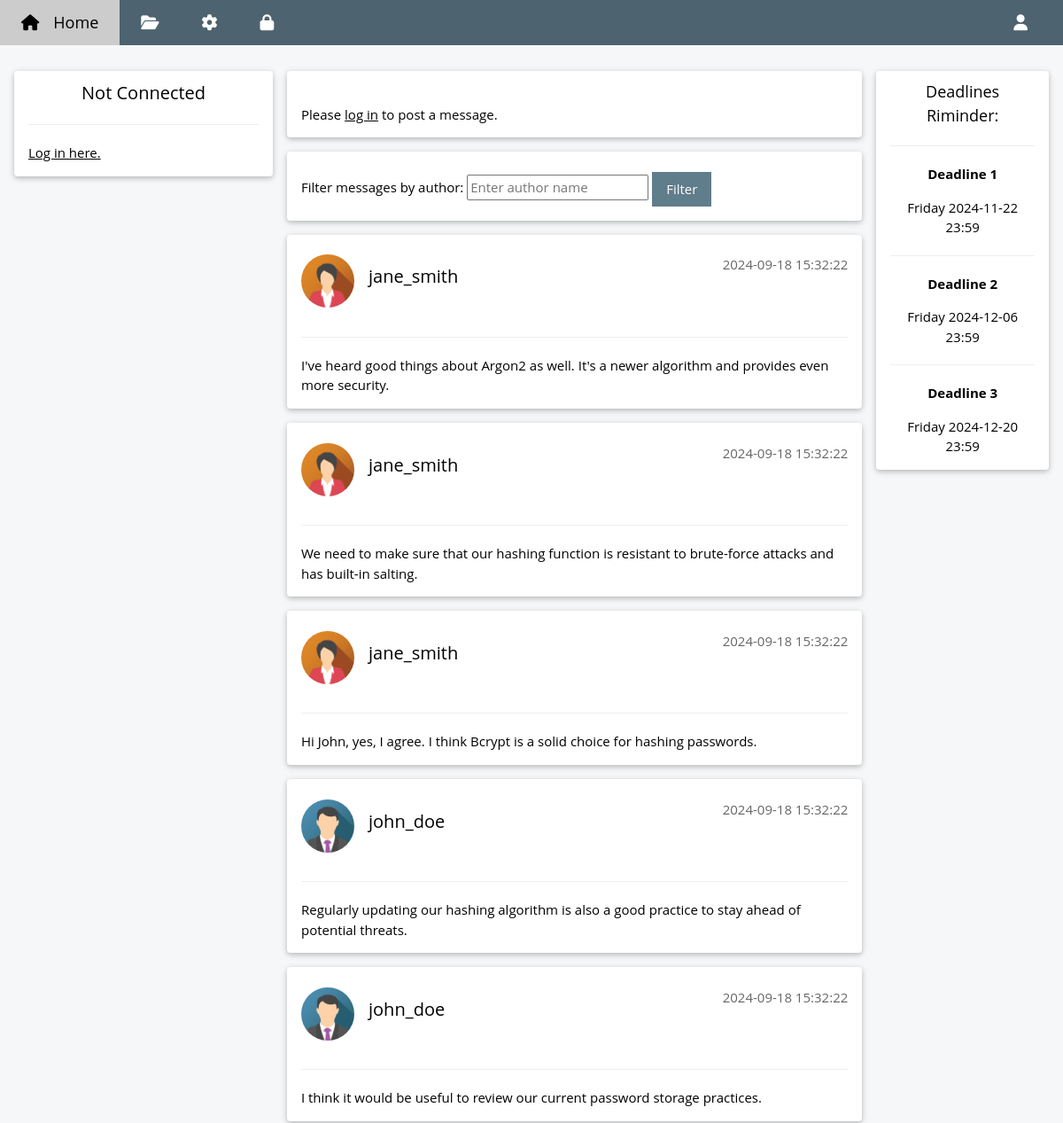
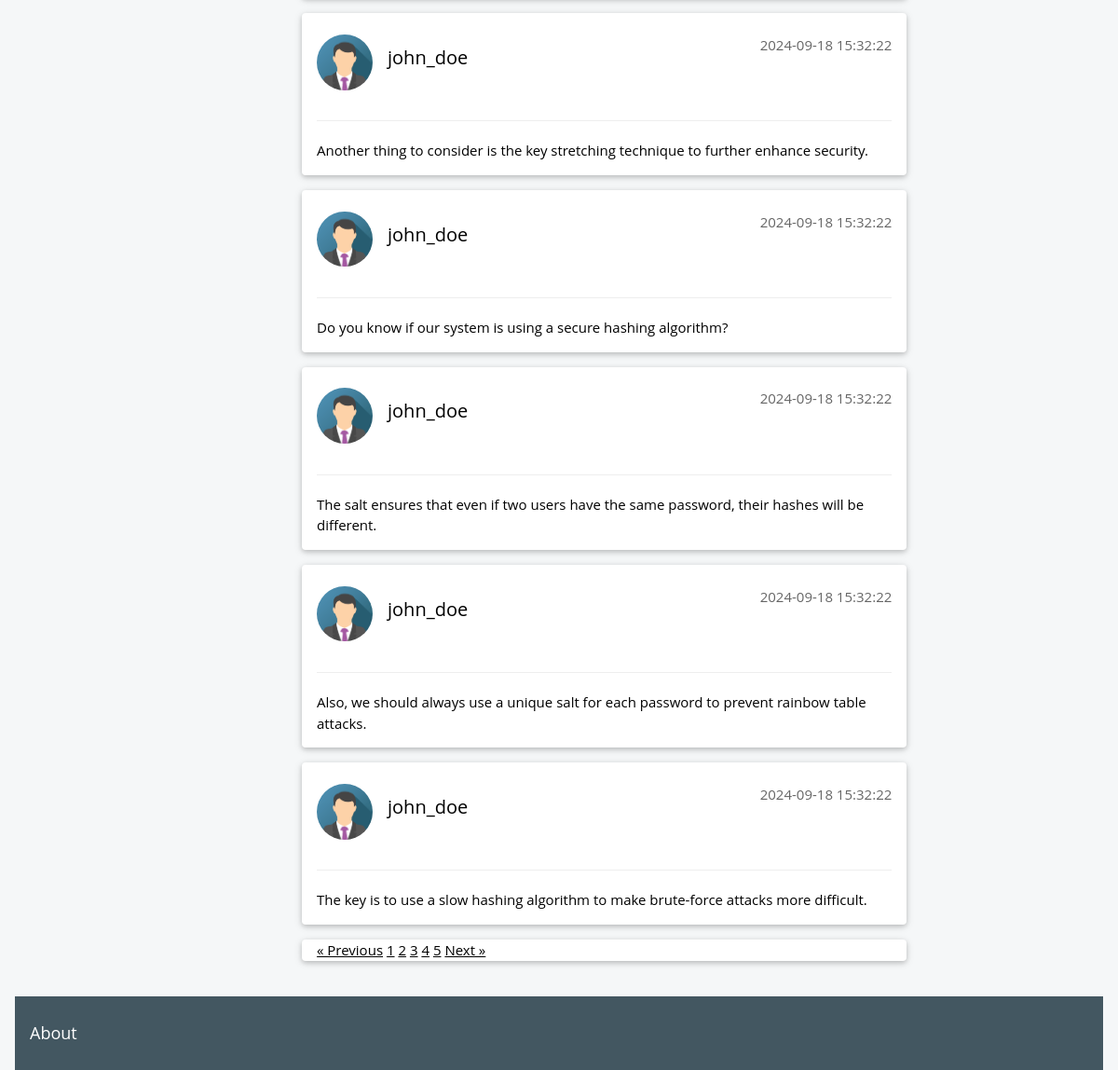
Screenshot of /index.php?page=4&limit=10 with the database file from the repository (2 pictures, top to bottom).
### tables this page shows
CREATE TABLE `messages` (
  `id` int(11) NOT NULL,
  `authorid` int(11) NOT NULL,
  `content` text NOT NULL,
  `date` datetime DEFAULT CURRENT_TIMESTAMP
);

CREATE TABLE `userinfos` (
  `userid` int(11) NOT NULL,
  `birthdate` date DEFAULT NULL,
  `location` varchar(100) DEFAULT NULL,
  `bio` text,
  `avatar` varchar(100) NOT NULL
);

CREATE TABLE `users` (
  `id` int(11) NOT NULL,
  `login` varchar(50) NOT NULL,
  `email` varchar(100) NOT NULL,
  `pwhash` varchar(255) NOT NULL
);

### web/message_board.php (the view, shortened to what this page needs)
<?php
	include 'db_connect.php';
	$limit = isset($_GET['limit']) ? $_GET['limit'] : 10;
	$page = isset($_GET['page']) ? $_GET['page'] : 1;
	$offset = ($page - 1) * $limit;
	if(isset($_GET['filter']) && strlen($_GET['filter']) > 0) {
		$sql2 = "SELECT m.id, m.content, m.date, u.login, i.avatar FROM messages m JOIN users u ON m.authorid = u.id JOIN userinfos i ON u.id = i.userid WHERE u.login='" . $_GET['filter'] . "' ORDER BY date DESC, id DESC LIMIT " . $limit . " OFFSET " . $offset . "";
	} else {
		$sql2 = "SELECT m.id, m.content, m.date, u.login, i.avatar FROM messages m JOIN users u ON m.authorid = u.id JOIN userinfos i ON u.id = i.userid ORDER BY date DESC, id DESC LIMIT " . $limit . " OFFSET " . $offset . "";
	}
	$result = $conn->query($sql2);
	$messages = [];
	if ($result->num_rows > 0) {
		  while($row = $result->fetch_assoc()) {
		      $messages[] = $row;
		  }
	} else {
		  echo "No messages found.";
	}
	$result = $conn->query("SELECT COUNT(*) as total FROM messages");
	$row = $result->fetch_assoc();
	$totalMessages = $row['total'];
	$totalPages = ceil($totalMessages / $limit);
?>
<?php if (isset($_SESSION['user_id'])): ?>
		<div class="w3-container w3-card w3-white w3-round w3-margin-right w3-margin-left w3-margin-bottom"><br>
  		<form action="index.php" method="post">
			  <h6 class="w3-opacity">Publish a message on the public board:</h6>
			  <textarea name="content" contenteditable="true" class="w3-border w3-padding"  style="width: 100%; box-sizing: border-box;" required>Your message.</textarea><br />
			  <div class="w3-margin"></div>
			  <button type="submit" class="w3-button w3-theme w3-padding"><i class="fa fa-pencil"></i>  Post</button>
			  <div class="w3-margin"></div>
  		</form>
    </div>
<?php else: ?>
		<div class="w3-container w3-card w3-white w3-round w3-margin-right w3-margin-left w3-margin-bottom"><br>
			<p>Please <a href="connexion.php">log in</a> to post a message.</p>
		</div>
<?php endif; ?>
		<div class="w3-container w3-card w3-white w3-round w3-margin"><br>
			<form action="index.php" method="GET">
		      <label for="filter">Filter messages by author:</label>
		      <input type="text" id="filter" name="filter" placeholder="Enter author name">
		      <button type="submit" class="w3-button w3-theme w3-padding">Filter</button>
		  </form>
    </div>
<?php foreach ($messages as $msg): ?>
		<div class="w3-container w3-card w3-white w3-round w3-margin"><br>
					<img src="<?php echo $msg['avatar']; ?>" alt="Avatar" class="w3-left w3-circle w3-margin-right" style="width:60px">
					<span class="w3-right w3-opacity"><?php echo htmlspecialchars($msg['date']); ?></span>
					<h4><?php echo htmlspecialchars($msg['login']); ?></h4><br>
					<hr class="w3-clear">
					<p>
        		<?php echo $msg['content']; ?>
        	</p>
    </div>
<?php endforeach; ?>
<div class="w3-container w3-card w3-white w3-round w3-margin">
    <?php if ($page > 1): ?>
        <a href="index.php?page=<?php echo $page - 1; ?>&limit=10">&laquo; Previous</a>
    <?php endif; ?>
    <?php for ($i = 1; $i <= $totalPages; $i++): ?>
        <a href="index.php?page=<?php echo $i; ?>&limit=10" class="<?php echo ($i == $page) ? 'active' : ''; ?>"><?php echo $i; ?></a>
    <?php endfor; ?>
    <?php if ($page < $totalPages): ?>
        <a href="index.php?page=<?php echo $page + 1; ?>&limit=10">Next &raquo;</a>
    <?php endif; ?>
</div>

### web/style/w3.css (style rules this page uses)
*,*:before,*:after { box-sizing:inherit }
html { -ms-text-size-adjust:100%;-webkit-text-size-adjust:100% }
body { margin:0 }
a { background-color:transparent }
img { border-style:none }
hr { box-sizing:content-box;height:0;overflow:visible }
button,input,select,textarea,optgroup { font:inherit;margin:0 }
button,input { overflow:visible }
button,select { text-transform:none }
button,[type=button],[type=reset],[type=submit] { -webkit-appearance:button }
html,body { font-family:Verdana,sans-serif;font-size:15px;line-height:1.5 }
html { overflow-x:hidden }
h4 { font-size:20px }
h1,h2,h3,h4,h5,h6 { font-family:"Segoe UI",Arial,sans-serif;font-weight:400;margin:10px 0 }
hr { border:0;border-top:1px solid #eee;margin:20px 0 }
img { vertical-align:middle }
a { color:inherit }
.w3-btn,.w3-button { border:none;display:inline-block;padding:8px 16px;vertical-align:middle;overflow:hidden;text-decoration:none;color:inherit;background-color:inherit;text-align:center;cursor:pointer;white-space:nowrap }
.w3-btn,.w3-button { -webkit-touch-callout:none;-webkit-user-select:none;-khtml-user-select:none;-moz-user-select:none;-ms-user-select:none;user-select:none }
.w3-container:after,.w3-container:before,.w3-panel:after,.w3-panel:before,.w3-row:after,.w3-row:before,.w3-row-padding:after,.w3-row-padding:before, .w3-cell-row:before,.w3-cell-row:after,.w3-clear:after,.w3-clear:before,.w3-bar:before,.w3-bar:after { content:"";display:table;clear:both }
.w3-circle { border-radius:50% }
.w3-round,.w3-round-medium { border-radius:4px }
.w3-container,.w3-panel { padding:0.01em 16px }
.w3-card,.w3-card-2 { box-shadow:0 2px 5px 0 rgba(0,0,0,0.16),0 2px 10px 0 rgba(0,0,0,0.12) }
.w3-opacity,.w3-hover-opacity:hover { opacity:0.60 }
.w3-margin { margin:16px!important }
.w3-margin-bottom { margin-bottom:16px!important }
.w3-margin-left { margin-left:16px!important }
.w3-margin-right { margin-right:16px!important }
.w3-padding { padding:8px 16px!important }
.w3-left { float:left!important }
.w3-right { float:right!important }
.w3-white,.w3-hover-white:hover { color:#000!important;background-color:#fff!important }

### web/style/w3-theme-blue-grey.css (style rules this page uses)
.w3-theme-l5 { color:#000 !important; background-color:#f5f7f8 !important }
.w3-theme { color:#fff !important; background-color:#607d8b !important }

### web/style/css/brands.css (style rules this page uses)
:root, :host { --fa-style-family-brands: 'Font Awesome 6 Brands'; --fa-font-brands: normal 400 1em/1 'Font Awesome 6 Brands'; }

### web/style/css/solid.css (style rules this page uses)
:root, :host { --fa-style-family-classic: 'Font Awesome 6 Free'; --fa-font-solid: normal 900 1em/1 'Font Awesome 6 Free'; }

### web/index.php (style rules this page uses)
html, body, h1, h2, h3, h4, h5 { font-family: "Open Sans", sans-serif }

### rows the page displays
messages: userinfos.avatar (picture), date "2024-09-18 15:32:22", authorid.login "jane_smith", content "I've heard good things about Argon2 as well. It's a newer algorithm and provides even more security."
messages: userinfos.avatar (picture), date "2024-09-18 15:32:22", authorid.login "jane_smith", content "We need to make sure that our hashing function is resistant to brute-force attacks and has built-in salting."
messages: userinfos.avatar (picture), date "2024-09-18 15:32:22", authorid.login "jane_smith", content "Hi John, yes, I agree. I think Bcrypt is a solid choice for hashing passwords."
messages: userinfos.avatar (picture), date "2024-09-18 15:32:22", authorid.login "john_doe", content "Regularly updating our hashing algorithm is also a good practice to stay ahead of potential threats."
messages: userinfos.avatar (picture), date "2024-09-18 15:32:22", authorid.login "john_doe", content "I think it would be useful to review our current password storage practices."
messages: userinfos.avatar (picture), date "2024-09-18 15:32:22", authorid.login "john_doe", content "Another thing to consider is the key stretching technique to further enhance security."
messages: userinfos.avatar (picture), date "2024-09-18 15:32:22", authorid.login "john_doe", content "Do you know if our system is using a secure hashing algorithm?"
messages: userinfos.avatar (picture), date "2024-09-18 15:32:22", authorid.login "john_doe", content "The salt ensures that even if two users have the same password, their hashes will be different."
messages: userinfos.avatar (picture), date "2024-09-18 15:32:22", authorid.login "john_doe", content "Also, we should always use a unique salt for each password to prevent rainbow table attacks."
messages: userinfos.avatar (picture), date "2024-09-18 15:32:22", authorid.login "john_doe", content "The key is to use a slow hashing algorithm to make brute-force attacks more difficult."
